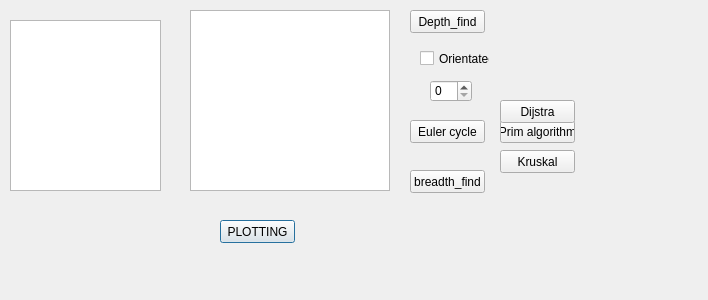
<?xml version="1.0" encoding="UTF-8"?>
<ui version="4.0">
 <class>Dialog</class>
 <widget class="QDialog" name="Dialog">
  <property name="geometry">
   <rect>
    <x>0</x>
    <y>0</y>
    <width>708</width>
    <height>300</height>
   </rect>
  </property>
  <property name="windowTitle">
   <string>Dialog</string>
  </property>
  <widget class="QSpinBox" name="spinBox">
   <property name="geometry">
    <rect>
     <x>430</x>
     <y>80</y>
     <width>42</width>
     <height>22</height>
    </rect>
   </property>
  </widget>
  <widget class="QTableWidget" name="tableWidget">
   <property name="geometry">
    <rect>
     <x>10</x>
     <y>20</y>
     <width>151</width>
     <height>171</height>
    </rect>
   </property>
  </widget>
  <widget class="QPushButton" name="pushButton">
   <property name="geometry">
    <rect>
     <x>220</x>
     <y>220</y>
     <width>75</width>
     <height>23</height>
    </rect>
   </property>
   <property name="text">
    <string>PLOTTING</string>
   </property>
  </widget>
<widget class="QPushButton" name="EULER">
   <property name="geometry">
    <rect>
     <x>410</x>
     <y>120</y>
     <width>75</width>
     <height>23</height>
    </rect>
   </property>
   <property name="text">
    <string>Euler cycle</string>
   </property>
  </widget>
<widget class="QPushButton" name="Prim">
   <property name="geometry">
    <rect>
     <x>500</x>
     <y>120</y>
     <width>75</width>
     <height>23</height>
    </rect>
   </property>
   <property name="text">
    <string>Prim algorithm</string>
   </property>
  </widget>
<widget class="QPushButton" name="Kruskal">
   <property name="geometry">
    <rect>
     <x>500</x>
     <y>150</y>
     <width>75</width>
     <height>23</height>
    </rect>
   </property>
   <property name="text">
    <string>Kruskal</string>
   </property>
  </widget>
  <widget class="QPushButton" name="Dijstra">
   <property name="geometry">
    <rect>
     <x>500</x>
     <y>100</y>
     <width>75</width>
     <height>23</height>
    </rect>
   </property>
   <property name="text">
    <string>Dijstra</string>
   </property>
  </widget>
  <widget class="QCheckBox" name="checkBox">
   <property name="geometry">
    <rect>
     <x>420</x>
     <y>50</y>
     <width>70</width>
     <height>17</height>
    </rect>
   </property>
   <property name="text">
    <string>Orientated</string>
   </property>
  </widget>
  <widget class="QPushButton" name="depth_find">
   <property name="geometry">
    <rect>
     <x>410</x>
     <y>10</y>
     <width>75</width>
     <height>23</height>
    </rect>
   </property>
   <property name="text">
    <string>Depth_find</string>
   </property>
  </widget>
  <widget class="QPushButton" name="pushButton_3">
   <property name="geometry">
    <rect>
     <x>410</x>
     <y>170</y>
     <width>75</width>
     <height>23</height>
    </rect>
   </property>
   <property name="text">
    <string>breadth_find</string>
   </property>
  </widget>
  <widget class="QTextEdit" name="textEdit">
   <property name="geometry">
    <rect>
     <x>190</x>
     <y>10</y>
     <width>200</width>
     <height>181</height>
    </rect>
   </property>
  </widget>
 </widget>
 <resources/>
 <connections/>
</ui>
